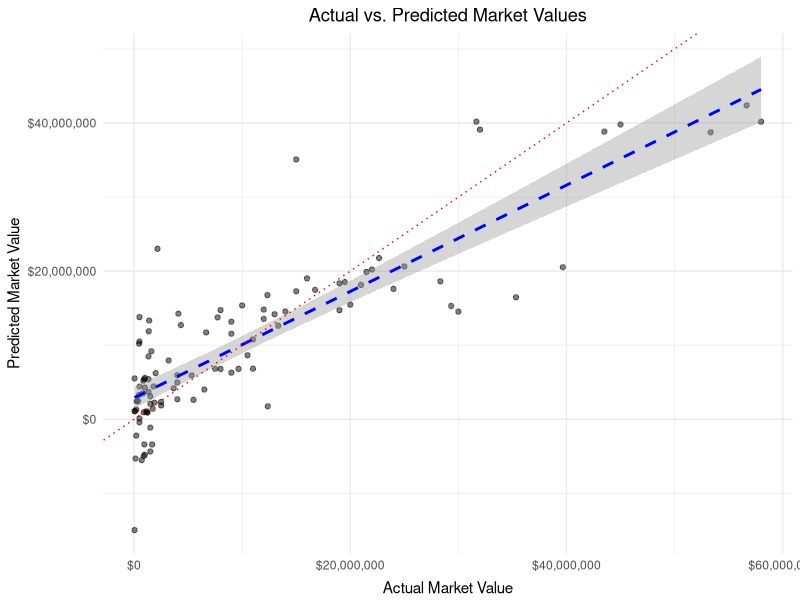
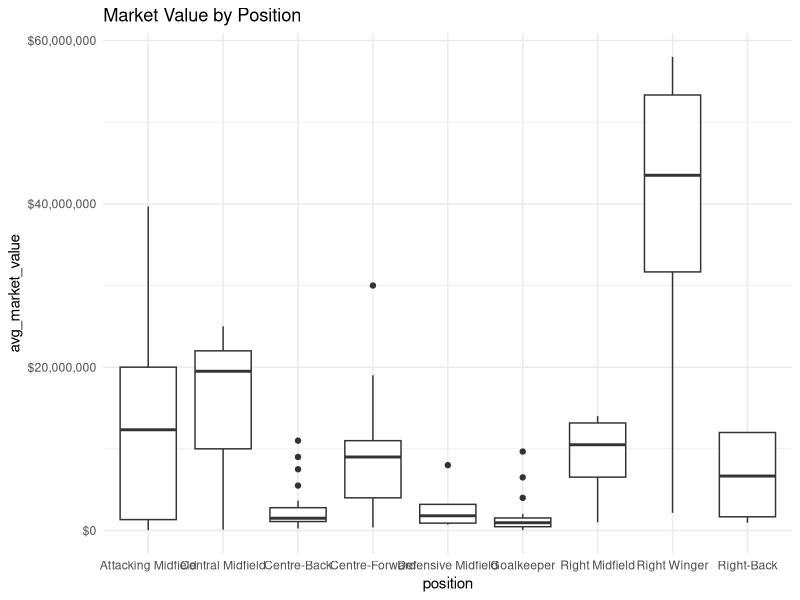
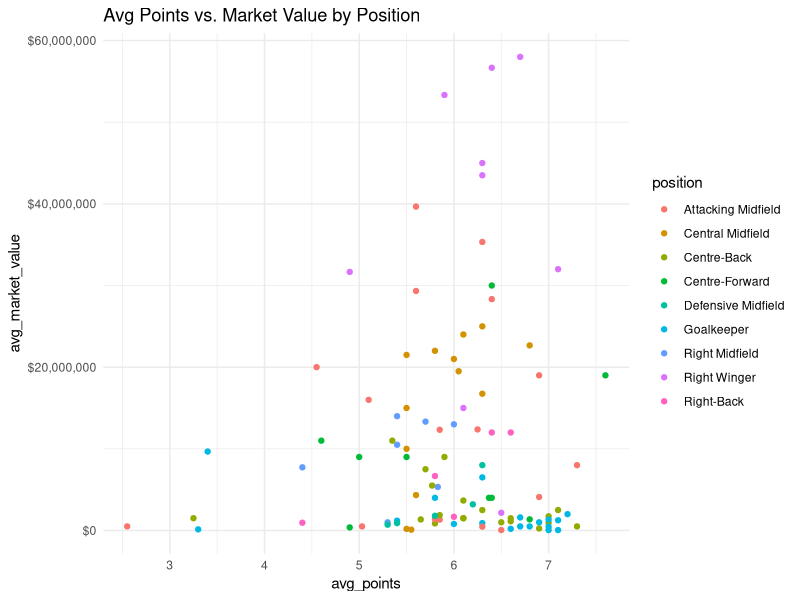
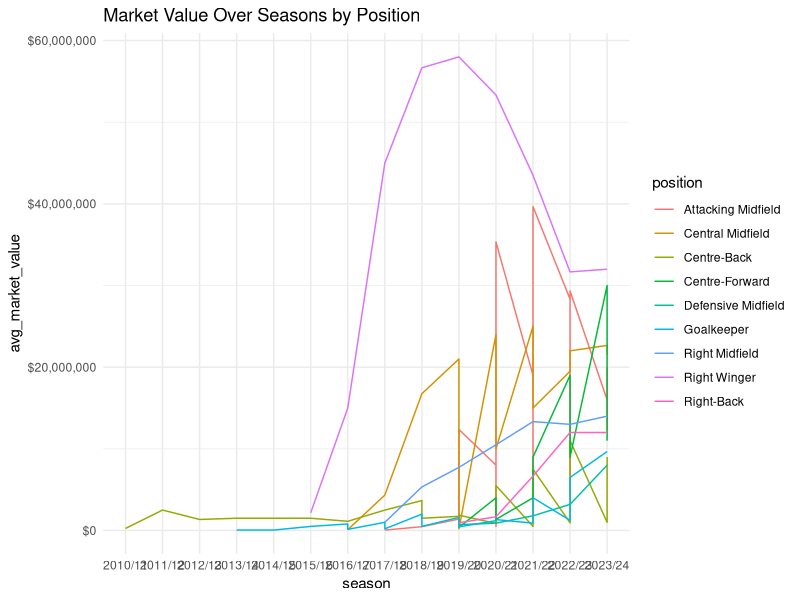
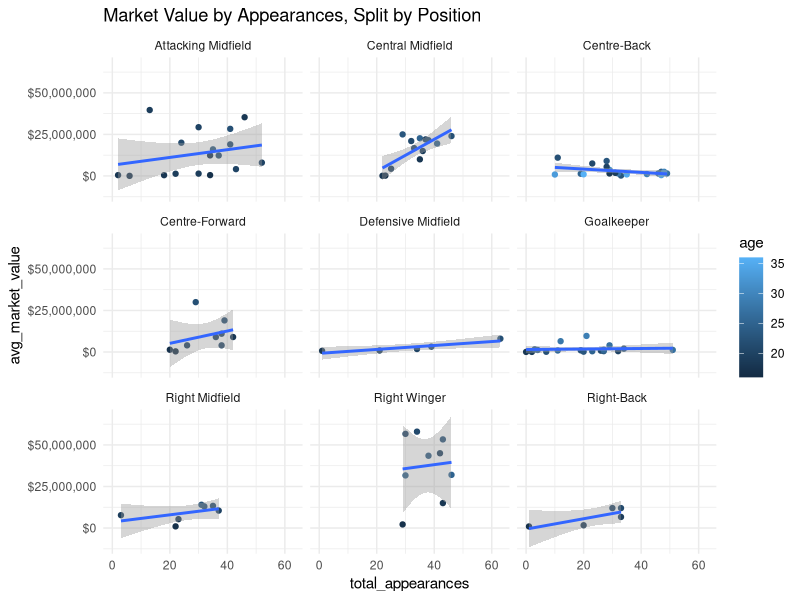
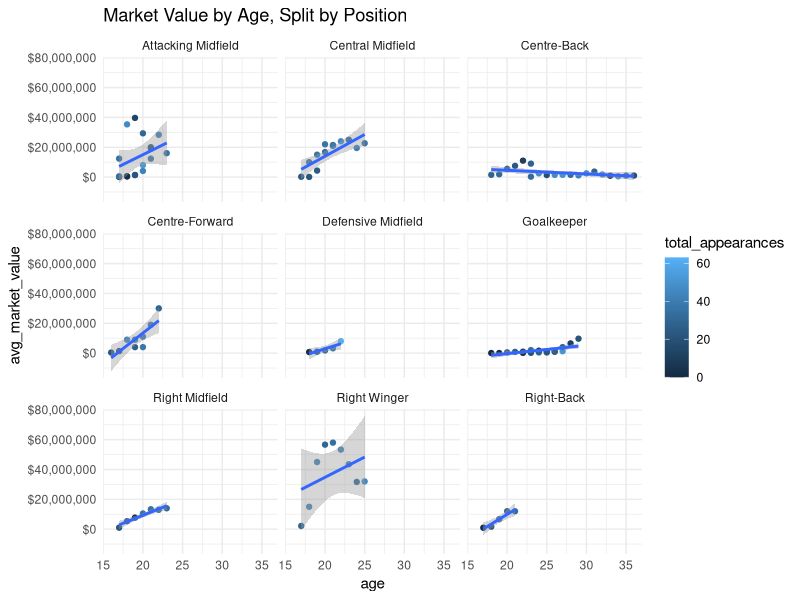
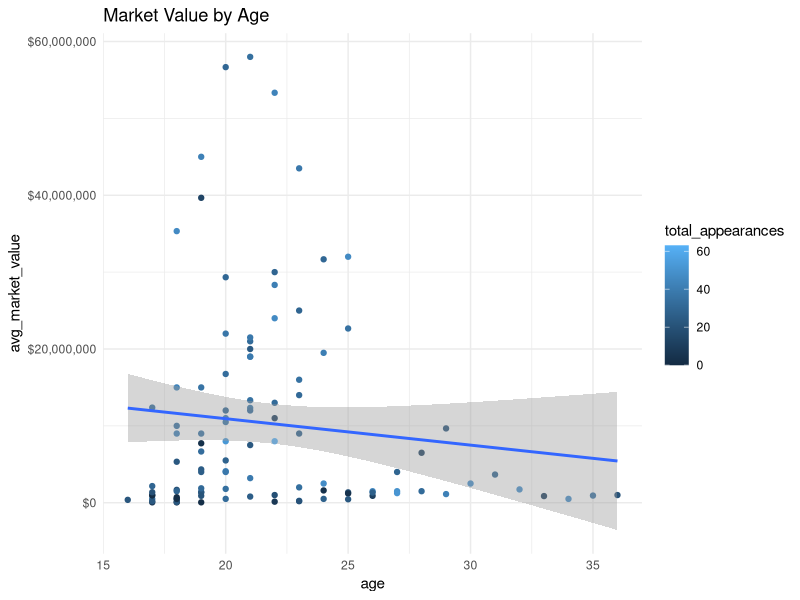
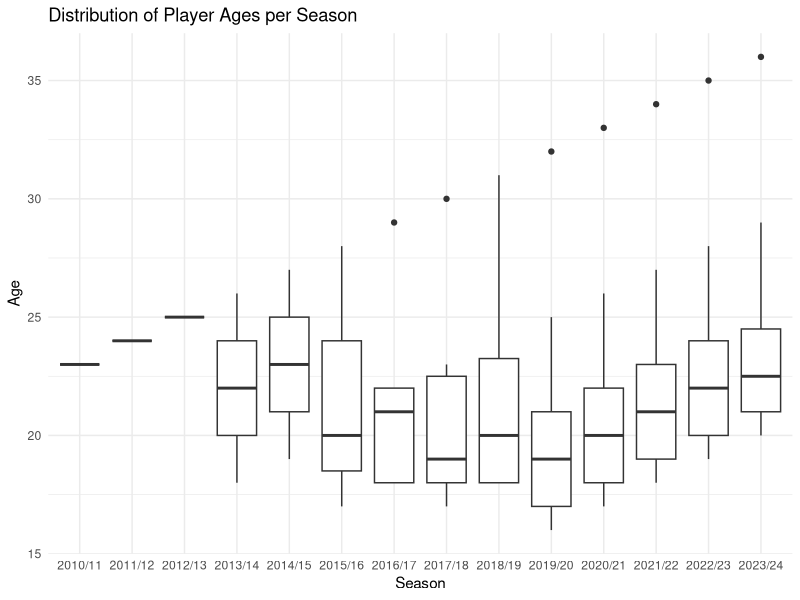

R code for these plots, in order:
# This code loads the combined data and adjusts it for easier analysis
# This code analyzes data about the datasets Market Values, Ages, Positions, Seasons, and Appearances

library(readr)
library(dplyr)
library(tidyverse)
library(ggplot2)
library(scales)
library(lubridate)

# Read TM and BeSoccer Combined Table
combined_data <- read_csv("combined_data.csv", na = c("NA", "missing", "-"))

# Drop Unused columns and Group
combined_data <- combined_data %>%
  select(-league, -birthplace, -nationality, -player_profile_links) %>%
  group_by(player_id, season, name, team, position, height, birthdate) %>%
  summarise(
    avg_points = mean(avg_pts, na.rm = TRUE),
    avg_elos = mean(avg_elo, na.rm = TRUE),
    avg_market_value = mean(market_value_in_eur, na.rm = TRUE),
    .groups = 'drop'
  )

# Edit BD
combined_data$birthdate <- as.Date(sub(" \\(.*\\)$", "", combined_data$birthdate), format="%b %d, %Y")

### Create Age Column
# Get the year from the season
combined_data$season_year <- as.numeric(substr(combined_data$season, 1, 4))

# Get the year from the birthdate
combined_data$birth_year <- as.numeric(format(combined_data$birthdate, "%Y"))

# Calculate the age
combined_data$age <- combined_data$season_year - combined_data$birth_year

# Format Season Year
combined_data$season_year <- as.Date(paste(combined_data$season_year, "-01-01", sep=""), format="%Y-%m-%d")

# Get Rid of Columns
combined_data <- combined_data %>%
  select(-birth_year, -birthdate)

# Set nulls
combined_data$avg_market_value <- ifelse(combined_data$avg_market_value == "NaN", NA, combined_data$avg_market_value)

# Read Stats File
stats_data <- read_csv("player_stats_profile.csv")

# Correct Col Name
stats_data <- rename(stats_data, player_id = Player_ID)

# Get Rid of "-"
stats_data$appearances <- ifelse(stats_data$appearances == "-", NA, stats_data$appearances)
stats_data$goals <- ifelse(stats_data$goals == "-", NA, stats_data$goals)
stats_data$cards <- ifelse(stats_data$cards == "-", NA, stats_data$cards)

# Change Data Types
stats_data$appearances <- as.numeric(stats_data$appearances)
stats_data$goals <- as.numeric(stats_data$goals)

# Drop Columns
stats_data <- stats_data %>%
  select(-name, 
         -player_profile_links,
         -`Birthdate (Age)`,
         -BirthPlace,
         -Nationality,
         -Height,
         -Position,
         -cards) %>%
  group_by(player_id, season) %>%
  summarise(
    total_goals = sum(goals, na.rm = TRUE),
    total_appearances = sum(appearances, na.rm = TRUE),
    competition_count = n(),
    #.groups = 'drop'
  )

# Get Dataset to Analyze
data_with_stats <- left_join(combined_data, stats_data, by = c("player_id", "season"))

##############
# Analysis

# Omit NAs
clean_data <- na.omit(data_with_stats)

# Clean the Height Variable
clean_data$height <- as.numeric(gsub(",", ".", gsub("m", "", clean_data$height)))  # Remove 'm' and replace comma

lm_data <- clean_data

### Overall Linear Regression ###
# Create LR Model
linear_model <- lm(avg_market_value ~ position + height + avg_elos + avg_points + total_goals + total_appearances + competition_count + age, data = lm_data)

# Summarize Model
summary(linear_model)

# Predict market values using the model
lm_data$predicted_market_value <- predict(linear_model, newdata = lm_data)

# Add actual market value to data frame
lm_data$actual_market_value <- lm_data$avg_market_value

# Plot actual vs. predicted market values
plot <- ggplot(lm_data, aes(x = actual_market_value, y = predicted_market_value)) +
  geom_point(alpha = 0.5) +
  geom_smooth(method = "lm", color = "blue", linetype = "dashed") +
  ggtitle("Actual vs. Predicted Market Values") +
  xlab("Actual Market Value") +
  ylab("Predicted Market Value") +
  theme_minimal() +
  geom_abline(intercept = 0, slope = 1, linetype = "dotted", color = "red") +
  scale_x_continuous(labels = dollar_format(prefix = "$", suffix = "", big.mark = ",")) +
  scale_y_continuous(labels = dollar_format(prefix = "$", suffix = "", big.mark = ",")) +
  theme(
    plot.title = element_text(hjust = 0.5),
    axis.title.x = element_text(vjust = -0.2),
    axis.title.y = element_text(vjust = 1.1)
  )

# Print the plot
print(plot)

###############################

#summary statistics of data_clean (as a whole)
str(clean_data)
summary(clean_data)

#summary statistics for each position (that we have data for)
position_summary <- clean_data %>%
  group_by(position) %>%
  summarise(
    avg_market_value = mean(avg_market_value, na.rm = TRUE),
    med_market_value = median(avg_market_value, na.rm = TRUE),
    avg_points = mean(avg_points, na.rm = TRUE),
    avg_elos = mean(avg_elos, na.rm = TRUE),
    total_appearances = sum(total_appearances, na.rm = TRUE),
    competition_count = sum(competition_count, na.rm = TRUE)
  )

# Boxplot for market value by position
ggplot(clean_data, aes(x = position, y = avg_market_value)) +
  geom_boxplot() +
  labs(title = "Market Value by Position") +
  scale_y_continuous(labels = dollar_format(prefix = "$", suffix = "", big.mark = ",")) +
  theme_minimal()

# Scatter plot of points vs. market value, colored by position
ggplot(clean_data, aes(x = avg_points, y = avg_market_value, color = position)) +
  geom_point() +
  labs(title = "Avg Points vs. Market Value by Position") +
  scale_y_continuous(labels = dollar_format(prefix = "$", suffix = "", big.mark = ",")) +
  theme_minimal()

# Line plot of market value over seasons by position
ggplot(clean_data, aes(x = season, y = avg_market_value, color = position, group = position)) +
  geom_line() +
  labs(title = "Market Value Over Seasons by Position") +
  scale_y_continuous(labels = dollar_format(prefix = "$", suffix = "", big.mark = ",")) +
  theme_minimal()

###

#correlation analysis
cor_results <- cor(clean_data %>%
                     select(avg_market_value, avg_points, avg_elos, total_appearances), use = "complete.obs")
cor_results

# Multiple linear regression with other factors
lm2 <- lm(avg_market_value ~ avg_points + total_appearances + position, data = clean_data)
summary(lm2)



##############################
segment_data <- clean_data %>%
  select(-player_id,
         -season,
         -name,
         -team,
         -height,
         -avg_points,
         -avg_elos,
         -season_year,
         -total_goals,
         -competition_count)

### Segmented Analysis
# MV Segmented Analysis by Appearances and Position
plot_segmented_apps <- ggplot(segment_data, aes(x = total_appearances, y = avg_market_value, color = age)) +
  geom_point() +
  facet_wrap(~position) +
  geom_smooth(method = "lm", se = TRUE) +
  theme_minimal() +
  scale_y_continuous(labels = dollar_format(prefix = "$", suffix = "", big.mark = ",")) +
  labs(title = "Market Value by Appearances, Split by Position")
print(plot_segmented_apps)

# MV Segmented Analysis by Age and Position
plot_segmented_age <- ggplot(segment_data, aes(x = age, y = avg_market_value, color = total_appearances)) +
  geom_point() +
  facet_wrap(~position) +
  geom_smooth(method = "lm", se = TRUE) +
  theme_minimal() +
  scale_y_continuous(labels = dollar_format(prefix = "$", suffix = "", big.mark = ",")) +
  labs(title = "Market Value by Age, Split by Position")
print(plot_segmented_age)

# MV Analysis of Age
plot_age <- ggplot(segment_data, aes(x = age, y = avg_market_value, color = total_appearances)) +
  geom_point() +
  geom_smooth(method = "lm", se = TRUE) +
  theme_minimal() +
  scale_y_continuous(labels = dollar_format(prefix = "$", suffix = "", big.mark = ",")) +
  labs(title = "Market Value by Age")
print(plot_age)

# Ages Per Season Box Plot
ggplot(clean_data, aes(x = factor(season), y = age)) +
  geom_boxplot() +
  labs(title = "Distribution of Player Ages per Season",
       x = "Season",
       y = "Age") +
  theme_minimal()
